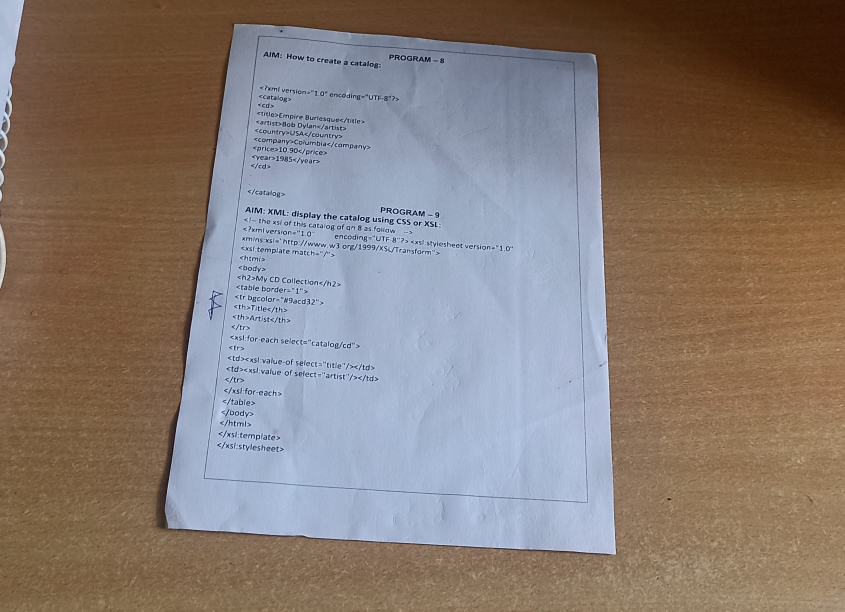
//> input picture resource/he.jpg, 2533 x 1835 px (shown at 1/3 size)
$ ./Document_Scanner_Project   (built with g++ and OpenCV 4)
//> lines starting //> are read from the running program, lines starting //| are printed output that depends on the picture; after the words box and inside, x2 and y2 are one past the last pixel; in counts of white or black regions, pixels touching at a corner belong together
#include <opencv2/imgcodecs.hpp>
#include <opencv2/highgui.hpp>
#include <opencv2/imgproc.hpp>
#include <iostream>

using namespace cv;
using namespace std;

Mat img, imggryblr, imgcany;
Mat imgcontr;
Mat imgwarp;
Mat imgclr;
vector<Point> imgpoint;
vector<Point> newpoints;
float w = 420, h = 596;

void drawconts(vector<Point> points, Scalar color)
{
    for (int i = 0; i < points.size(); i++)
    {
        circle(img, points[i], 4, color, FILLED);
    }
    line(img, points[0], points[1], color, 2);
    line(img, points[1], points[3], color, 2);
    line(img, points[2], points[3], color, 2);
    line(img, points[0], points[2], color, 2);
}

Mat preprocess(Mat img)
{
    Mat imggryblr, imgcany;
    cvtColor(img, imggryblr, COLOR_BGR2GRAY);
    GaussianBlur(imggryblr, imggryblr, Size(5, 5), 5, 0);
    Canny(imggryblr, imgcany, 30, 100);
    Mat k = getStructuringElement(MORPH_RECT, Size(3, 3));
    dilate(imgcany, imgcany, k);
    return imgcany;
}

vector<Point> getContours(Mat imgcany, Mat img) {

    vector<vector<Point>> contours;
    vector<Vec4i> hirarchy;

    findContours(imgcany, contours, hirarchy, RETR_EXTERNAL, CHAIN_APPROX_SIMPLE);

    vector<vector<Point>> contpoly(contours.size());
    vector<Rect> brect(contours.size());

    vector<Point> bigest;
    int Maxarea = 0;

    for (int i = 0; i < contours.size(); i++)
    {
        int area = contourArea(contours[i]);
        if (area > 10000)
        {
            float peri = arcLength(contours[i], true);
            approxPolyDP(contours[i], contpoly[i], 0.02 * peri, true);
            if (contpoly[i].size() == 4 && area > Maxarea)
            {
                bigest = { contpoly[i][0],contpoly[i][1], contpoly[i][2], contpoly[i][3] };
                Maxarea = area;
            }

        }
    }
    return bigest;
}

vector<Point> reorder(vector<Point> repoint)
{
    vector<Point> newpoint;
    vector<int> sump, subp;

    for (int i = 0; i < 4; i++)
    {
        sump.push_back(repoint[i].x + repoint[i].y);
        subp.push_back(repoint[i].x - repoint[i].y);
    }

    newpoint.push_back(repoint[min_element(sump.begin(), sump.end()) - sump.begin()]);
    newpoint.push_back(repoint[max_element(subp.begin(), subp.end()) - subp.begin()]);
    newpoint.push_back(repoint[min_element(subp.begin(), subp.end()) - subp.begin()]);
    newpoint.push_back(repoint[max_element(sump.begin(), sump.end()) - sump.begin()]);

    return newpoint;
}

Mat warp(Mat img, vector<Point> point, float w, float h)
{
    Point2f scr[4] = { point[0],point[1], point[2], point[3] };
    Point2f dst[4] = { {0.0f,0.0f},{w,0.0f}, {0.0f,h}, {w,h} };

    Mat matrix = getPerspectiveTransform(scr, dst);
    Mat imgwarp;
    warpPerspective(img, imgwarp, matrix, Point(w, h));

    float crpv = 5;
    Rect roi(crpv, crpv, w - (2 * crpv), h - (2 * crpv));
    imgwarp = imgwarp(roi);

    return imgwarp;
}

int main() {

    Mat img, imgcany, imgwarp;
    vector<Point> imgpoint, newpoints;
    float w = 420, h = 596;

    // [6 lines of commented-out code are left out]
    string path = ("resource/he.jpg");

    // [4 lines of commented-out code are left out]

    while (true)
    {
        try {
            /*  cap.read(img);*/
            img = imread(path);
//> img is the input picture: 1835 rows x 2533 cols, CV_8UC3; mean B, G, R 117, 123.1, 135.2
            if (img.empty()) {
                cerr << "Error: Unable to read the frame from the camera." << endl;
                break;
            }
            flip(img, img, 1);
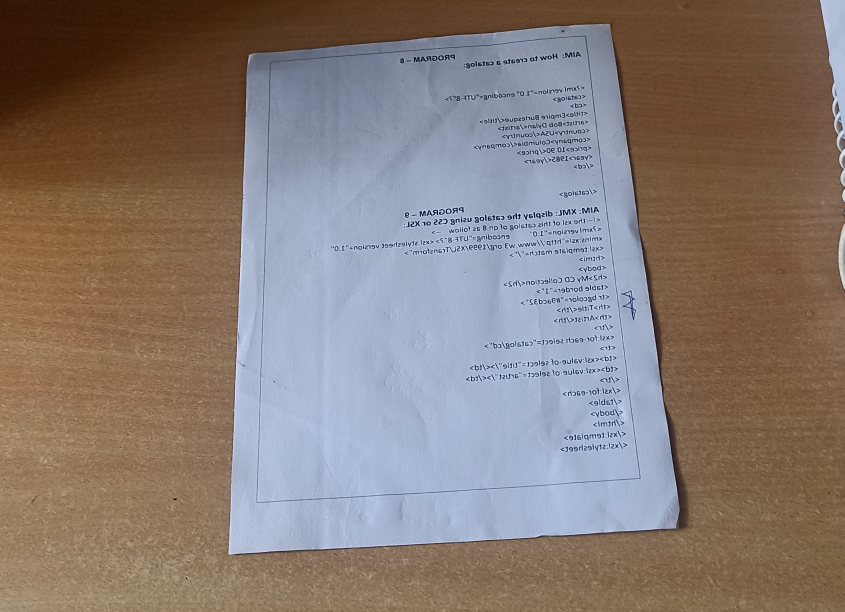
//> img: 1835 rows x 2533 cols, CV_8UC3 (shown at 1/3 size); mean B, G, R 117, 123.1, 135.2

            imgcany = preprocess(img);
//> in preprocess, `cvtColor(img, imggryblr, COLOR_BGR2GRAY);`:
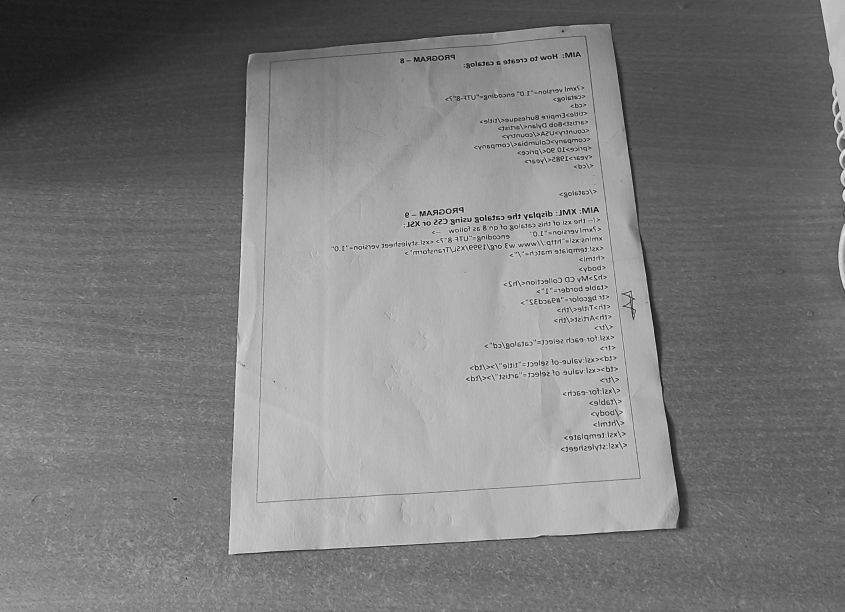
//> imggryblr: 1835 rows x 2533 cols, CV_8UC1 (shown at 1/3 size); min 2, max 242, mean 126
//> in preprocess, `Canny(imggryblr, imgcany, 30, 100);`:
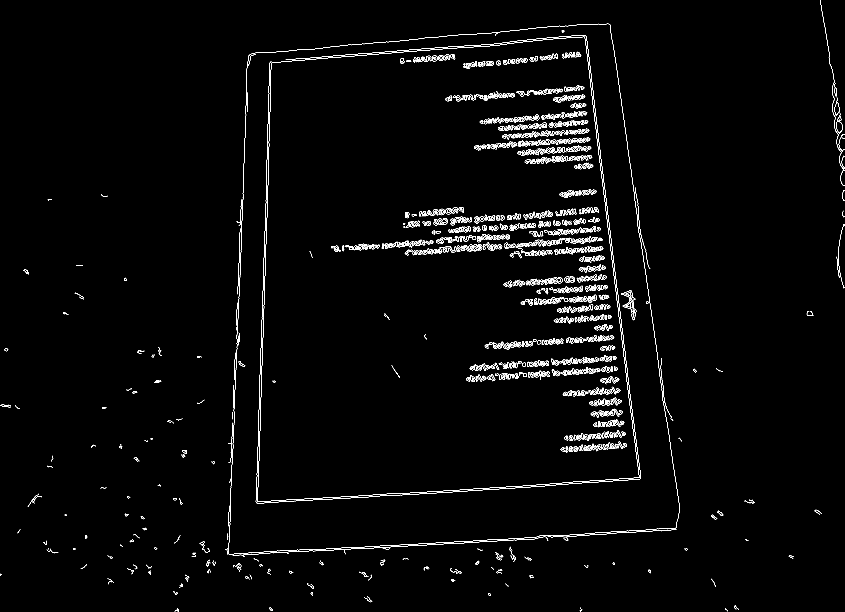
//> imgcany: 1835 rows x 2533 cols, CV_8UC1 (shown at 1/3 size); 1.4% white in thin lines or dots
//> in preprocess, `dilate(imgcany, imgcany, k);`:
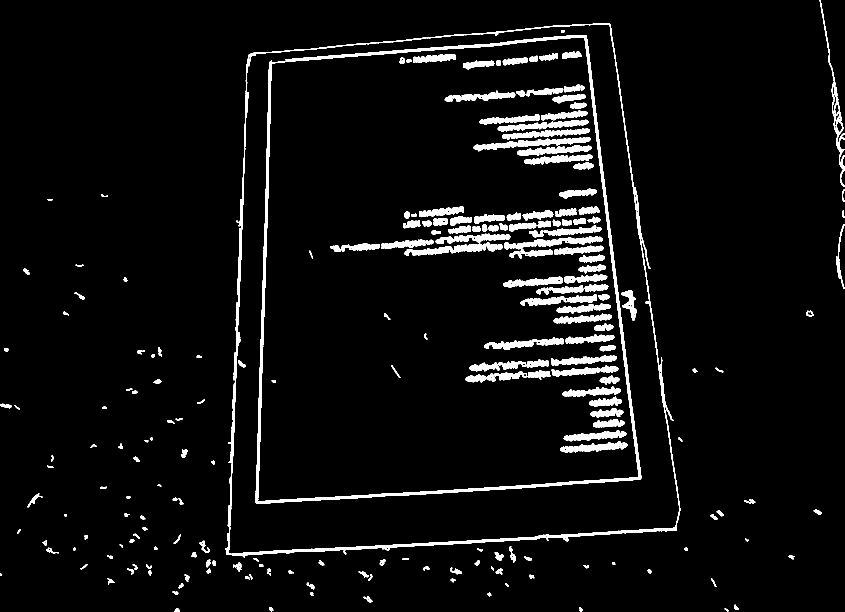
//> imgcany: 1835 rows x 2533 cols, CV_8UC1 (shown at 1/3 size); 4.5% white; 243 white regions

            imgpoint = getContours(imgcany, img);
//> in getContours, `findContours(imgcany, contours, hirarchy, RETR_EXTERNAL, CHAIN_APPROX_..`: contours = 123 contours; largest, box (x1, y1, x2, y2) and area: (675, 70, 2041, 1672) 1866776, (2459, 0, 2533, 559) 3424, (2509, 672, 2533, 866) 615, (712, 684, 722, 884) 421, (82, 1480, 127, 1522) 330; hirarchy = 123 items, first 8: [1, -1, -1, -1], [2, 0, -1, -1], [3, 1, -1, -1], [4, 2, -1, -1], [5, 3, -1, -1], [6, 4, -1, -1], [7, 5, -1, -1], [8, 6, -1, -1]
//> in getContours, `vector<vector<Point>> contpoly(contours.size());`: contpoly = 123 empty contours
//> the loop in getContours, `for (int i = 0; i < contours.size(); i++)` made 123 passes
//> (area, peri, Maxarea) on pass 122: (1866775, 7571, 1866775)
//> area on passes 1 to 6: 43, 75, 65, 94, 108, 163
//> after the loop in getContours, `for (int i = 0; i < contours.size(); i++)`: Maxarea = 1866775
//> imgpoint = 4 Points (x, y): [1829, 71], [745, 165], [680, 1664], [2030, 1590]
            if (!imgpoint.empty())
            {
                newpoints = reorder(imgpoint);
//> in reorder, `newpoint.push_back(repoint[min_element(sump.begin(), sump.end()) - sum..`: newpoint = 1 Point (x, y): [745, 165]
//> in reorder, `newpoint.push_back(repoint[max_element(subp.begin(), subp.end()) - sub..`: newpoint = 2 Points (x, y): [745, 165], [1829, 71]
//> in reorder, `newpoint.push_back(repoint[min_element(subp.begin(), subp.end()) - sub..`: newpoint = 3 Points (x, y): [745, 165], [1829, 71], [680, 1664]
//> in reorder, `newpoint.push_back(repoint[max_element(sump.begin(), sump.end()) - sum..`: newpoint = 4 Points (x, y): [745, 165], [1829, 71], [680, 1664], [2030, 1590]
//> newpoints has the same summary as newpoint in reorder

                imgwarp = warp(img, newpoints, w, h);
//> in warp, `Point2f scr[4] = { point[0],point[1], point[2], point[3] };`: scr has the same summary as newpoint in reorder
//> in warp, `Mat matrix = getPerspectiveTransform(scr, dst);`: matrix = [[0.42, 0.0182, -316.1], [0.0453, 0.523, -120], [3.73e-05, 0.000171, 1]]
//> in warp, `warpPerspective(img, imgwarp, matrix, Point(w, h));`:
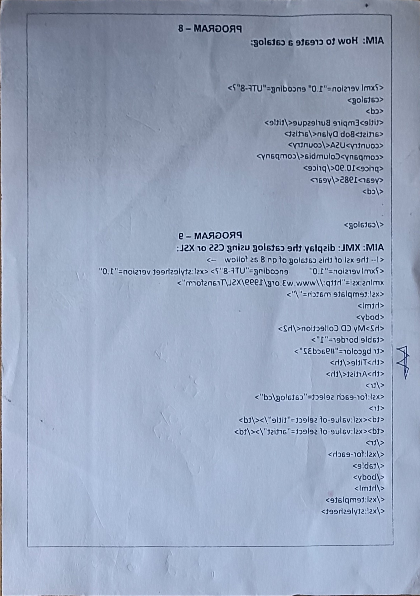
//> imgwarp: 596 rows x 420 cols, CV_8UC3; mean B, G, R 189.1, 165.2, 151.9
//> in warp, `imgwarp = imgwarp(roi);`:
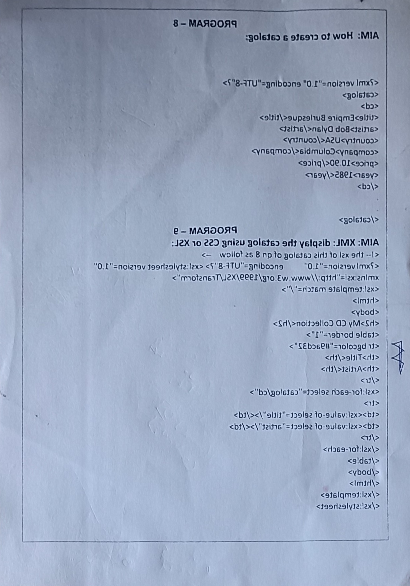
//> imgwarp: 586 rows x 410 cols, CV_8UC3; mean B, G, R 189.8, 165.7, 152.1
                flip(imgwarp, imgwarp, 1);
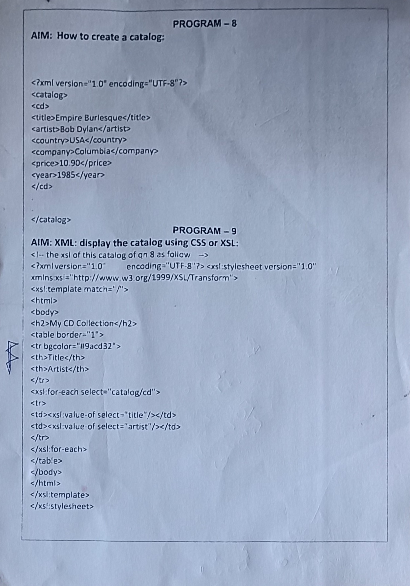
//> imgwarp: 586 rows x 410 cols, CV_8UC3; mean B, G, R 189.8, 165.7, 152.1
                imshow("Orignal Image Points", img);
                imshow("Image warp", imgwarp);
                /*  imwrite("resource/2.png", imgwarp);*/
                drawconts(newpoints, Scalar(0, 255, 255));
//> the loop in drawconts, `for (int i = 0; i < points.size(); i++)` made 4 passes
            }

            // [4 lines of commented-out code are left out]

        }
        catch (const exception& ex) {
            cerr << "Exception: " << ex.what() << endl;
            break;
        }
    }
    waitKey(0);
    return 0;
}
